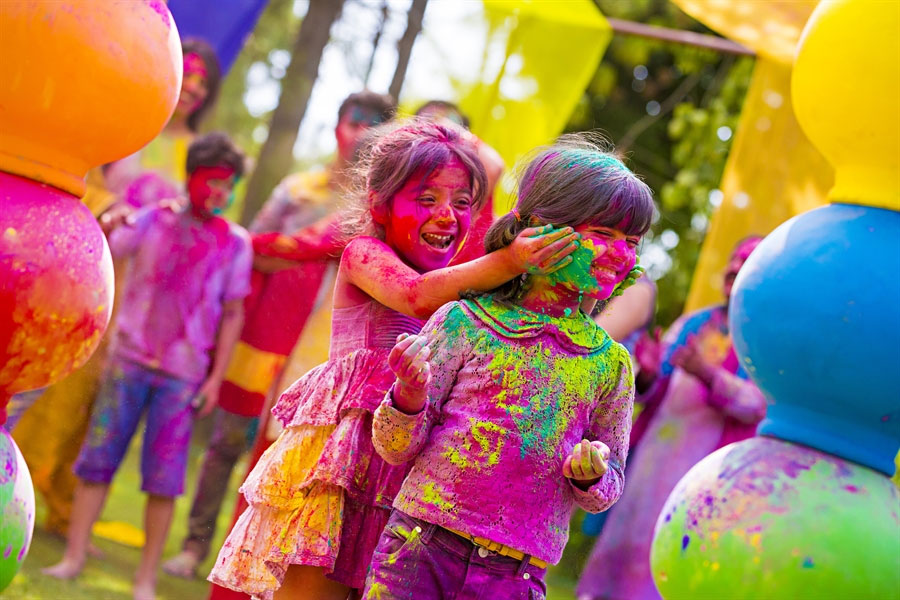
#> input picture image_processing/lab_manual/rgb_original.jpg, 900 x 600 px
$ python 014.py   (older library calls are emulated)
#> lines starting #> are read from the running program, lines starting #| are printed output that depends on the picture
import cv2
import numpy as np
import matplotlib.pyplot as plt

img = cv2.imread("./rgb_original.jpg")
#> img is the input picture: shape (600, 900, 3); mean B, G, R 96.6, 116.8, 165.4
gray_img = cv2.cvtColor(img, cv2.COLOR_BGR2GRAY)
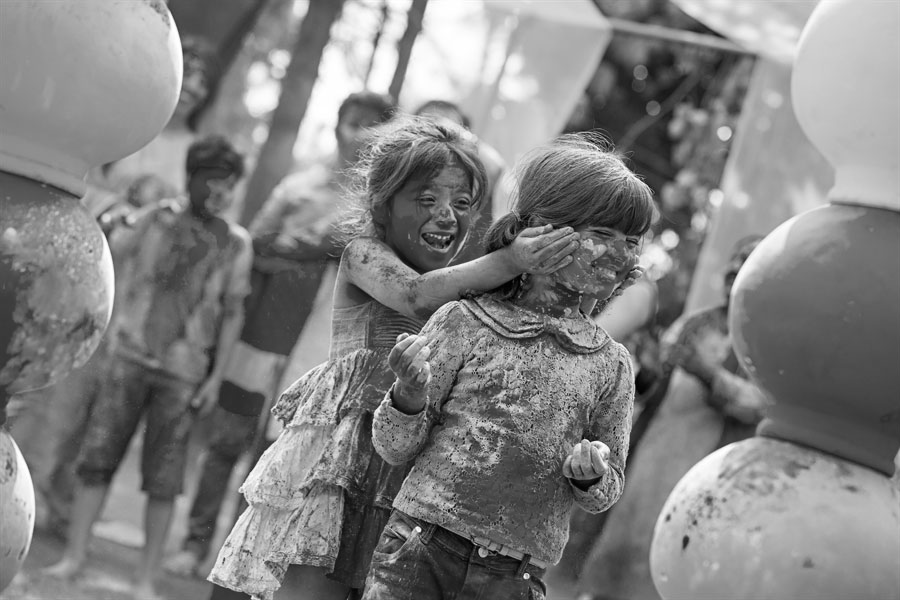
#> gray_img: shape (600, 900); min 0, max 255, mean 129.1

# Laplacian filter
laplacian_img = cv2.Laplacian(gray_img, cv2.CV_64F)
lapalcian_img = cv2.convertScaleAbs(laplacian_img)

# Sobel operator
sobel_x = cv2.Sobel(gray_img, cv2.CV_64F, 1, 0, ksize=5)
sobel_y = cv2.Sobel(gray_img, cv2.CV_64F, 0, 1, ksize=5)
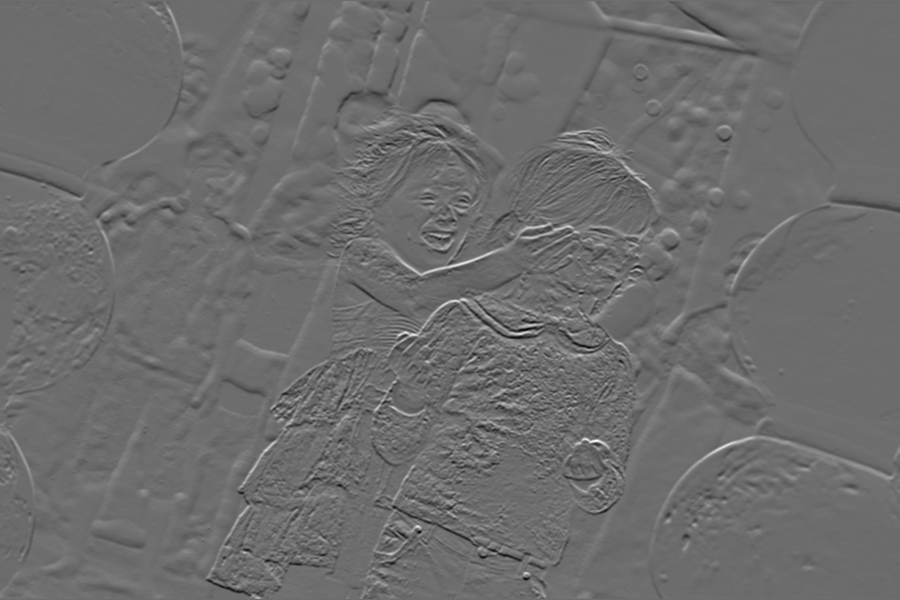
#> sobel_y: shape (600, 900) float64; min -7454, max 9903, mean -13.8; drawn with min black and max white
sobel_img = cv2.magnitude(sobel_x, sobel_y)

# Roberts Kernel
ky = np.array([[1, 0], [0, -1]], dtype=np.float32)
kx = np.array([[0, 1], [-1, 0]], dtype=np.float32)

roberts_x = cv2.filter2D(gray_img, cv2.CV_64F, kx)
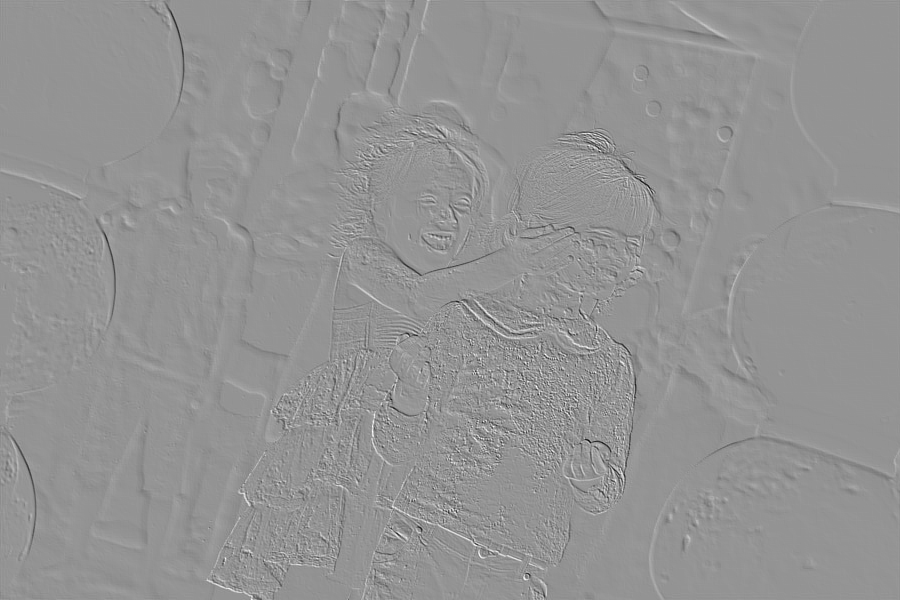
#> roberts_x: shape (600, 900) float64; min -223, max 162, mean 0.1; drawn with min black and max white
roberts_y = cv2.filter2D(gray_img, cv2.CV_64F, ky)
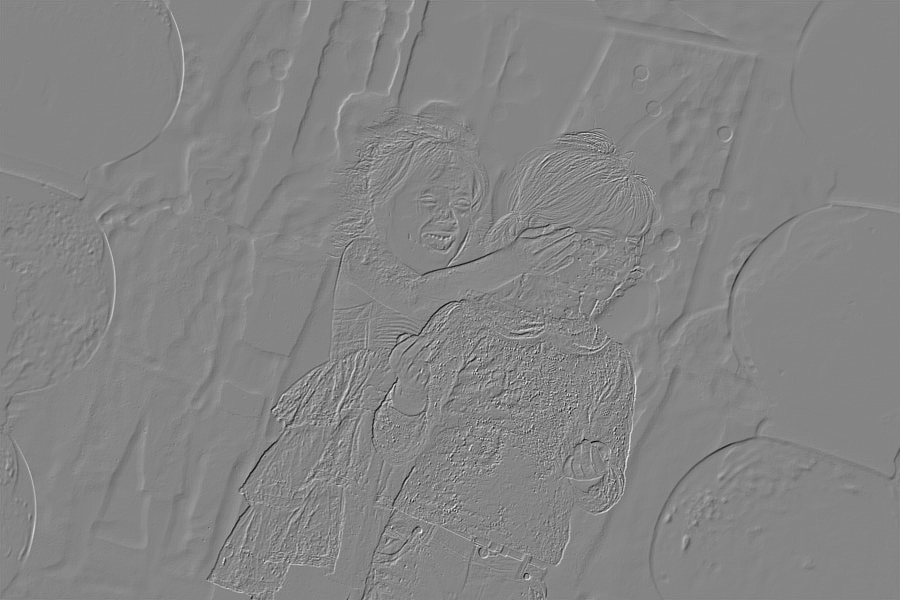
#> roberts_y: shape (600, 900) float64; min -204, max 188, mean 0.1; drawn with min black and max white

roberts_img = cv2.magnitude(roberts_x, roberts_y)
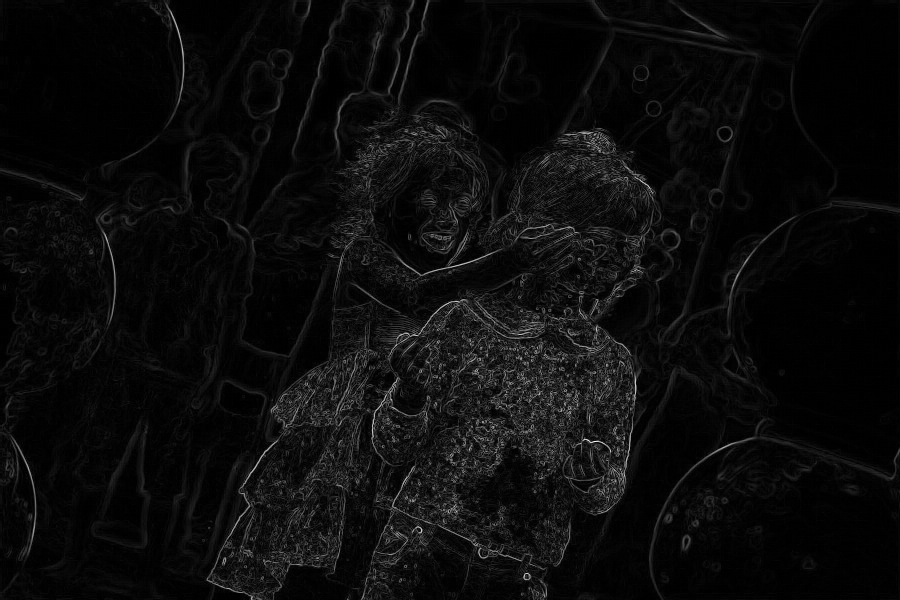
#> roberts_img: shape (600, 900) float64; min 0, max 254, mean 11.9

# Canny edge detection
canny_img = cv2.Canny(gray_img, 100, 200)
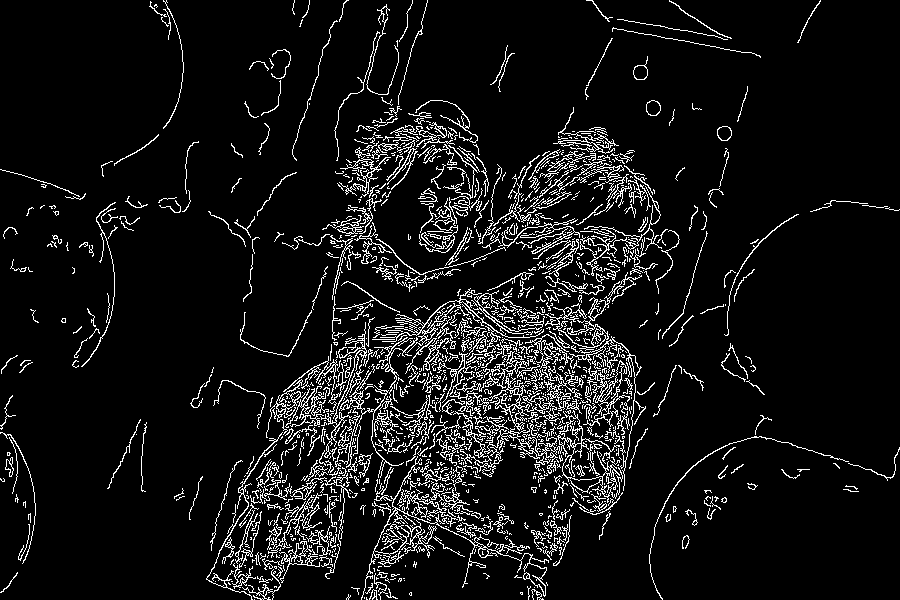
#> canny_img: shape (600, 900); 8% white in thin lines or dots

# Unsharp masking
blurred_img = cv2.GaussianBlur(gray_img, (5, 5), 3)
unsharp_img = cv2.addWeighted(gray_img, 1.5, blurred_img, -0.5, 0)
unsharp_img = np.clip(unsharp_img, 0, 255).astype(np.uint8)

plt.subplot(2, 3, 1)
plt.title("Original Image")
plt.imshow(cv2.cvtColor(img, cv2.COLOR_BGR2RGB))
plt.axis("off")

plt.subplot(2, 3, 2)
plt.title("Laplacian Filter")
plt.imshow(laplacian_img, cmap="gray")
plt.axis("off")

plt.subplot(2, 3, 3)
plt.title("Sobel Operator")
plt.imshow(sobel_img, cmap="gray")
plt.axis("off")

plt.subplot(2, 3, 4)
plt.title("Canny Edge Detection")
plt.imshow(canny_img, cmap="gray")
plt.axis("off")

plt.subplot(2, 3, 5)
plt.title("Unsharp Masking")
plt.imshow(unsharp_img, cmap="gray")
plt.axis("off")

plt.subplot(2, 3, 6)
plt.title("Roberts Operator")
plt.imshow(roberts_img, cmap="gray")
plt.axis("off")
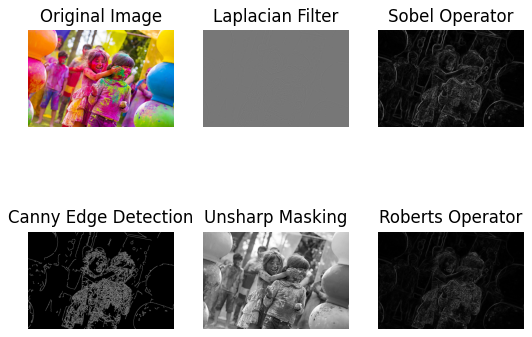
#> figure drawn by matplotlib, 6 panels
